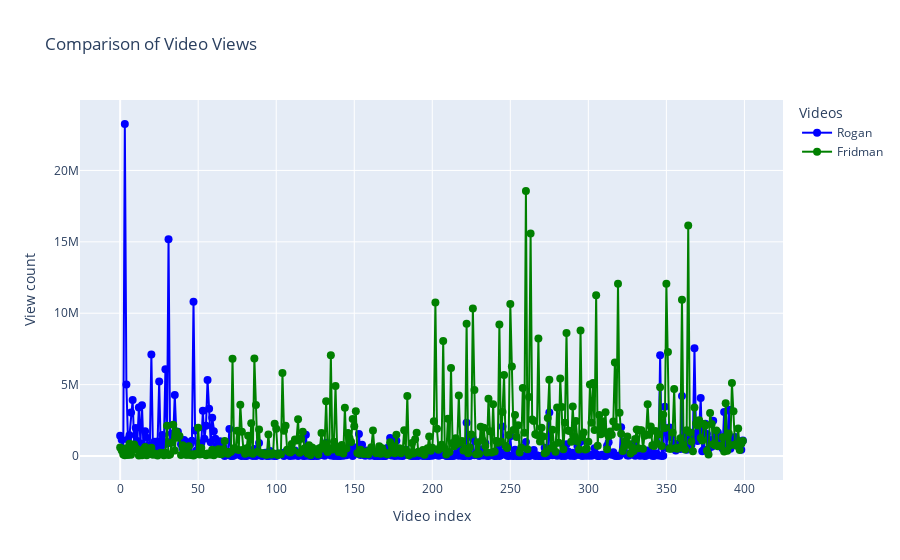

The notebook cell saved with this chart:
### Code cell
views_comparision(channel_1_video_details, channel_2_video_details, 'Rogan', 'Fridman')

### Figure 1 — Plotly figure (JSON) as saved in the notebook; plotly's stock layout.template omitted (floating-point values rounded to 4 significant figures; data arrays with more than 128 entries replaced by an {"elided": "..."} marker saying what was removed)
{"data": [{"hoverinfo": "text", "marker": {"color": "blue", "size": 8}, "mode": "markers+lines", "name": "Rogan", "text": {"elided": "400 str values"}, "type": "scatter", "x": {"elided": "400 int values"}, "y": {"elided": "400 int values"}}, {"hoverinfo": "text", "marker": {"color": "green", "size": 8}, "mode": "markers+lines", "name": "Fridman", "text": {"elided": "400 str values"}, "type": "scatter", "x": {"elided": "400 int values"}, "y": {"elided": "400 int values"}}], "layout": {"hovermode": "closest", "legend": {"title": {"text": "Videos"}}, "title": {"text": "Comparison of Video Views"}, "xaxis": {"title": {"text": "Video index"}}, "yaxis": {"title": {"text": "View count"}}}}
